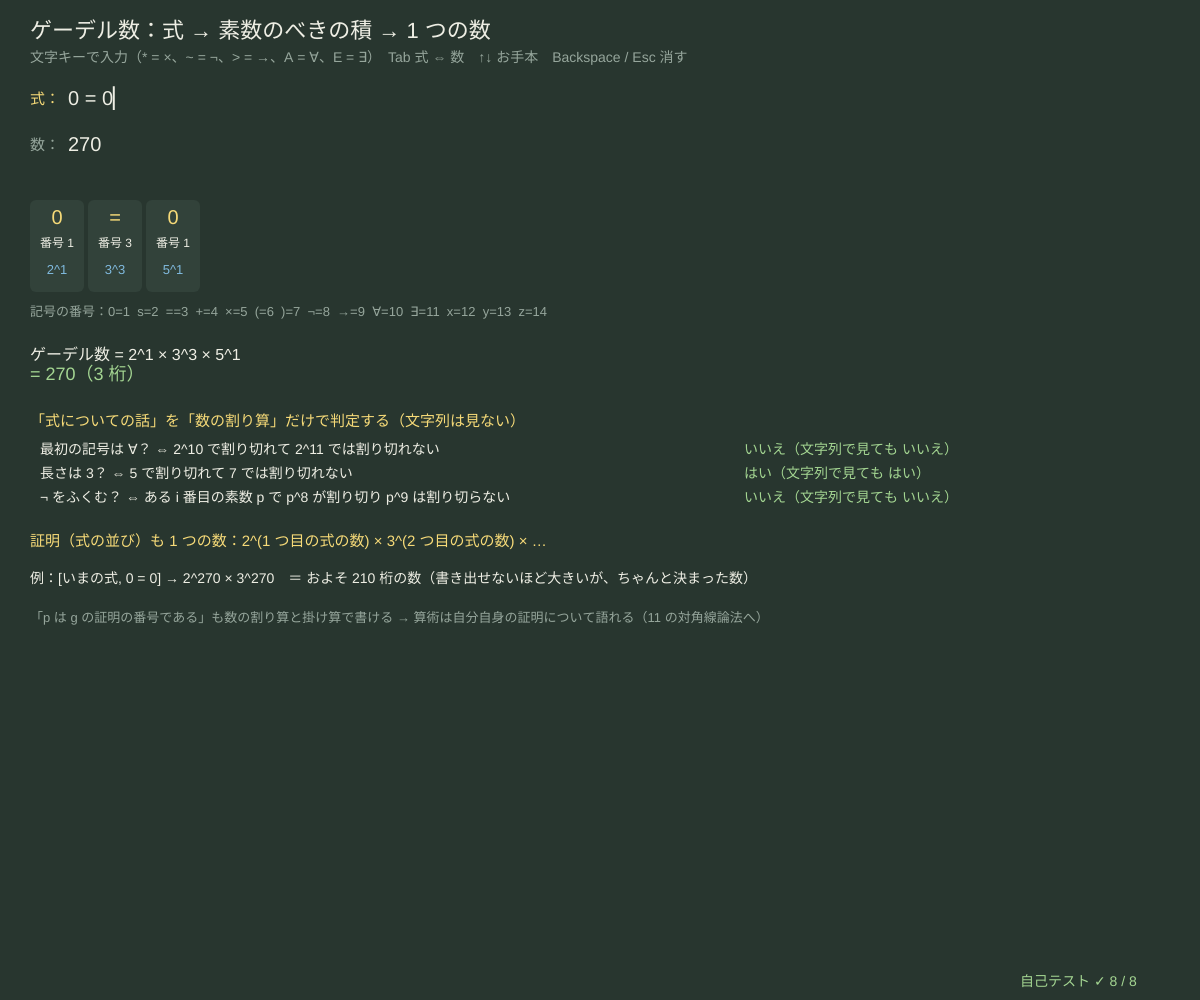
Frame 1 (no input)
Frame 60 (no input): identical to frame 1, image omitted
Frame 120 (the mouse pressed at the canvas centre since frame 60): identical to frame 1, image omitted

The p5.js sketch that drew this single still picture (run headless with seeded random() and noise() and a simulated clock; from frame 60 on, the mouse is pressed at the canvas centre):

// p5.js sketch
// ── sketch.js
// ============================================
// 10 ゲーデル数 ─ 記号に番号をつけ、式（記号の並び）を素数のべき 2^a × 3^b × 5^c × … の 1 つの数にする
// 素因数分解はただ 1 通りなので、数から式に必ず戻せる。証明（式の並び）も 2^g1 × 3^g2 × … で 1 つの数になる。
// すると「式 g の最初の記号は ∀」のような「式についての話」が「g は 2^10 で割り切れて 2^11 では割り切れない」という
// 「数についての話」になる。これが不完全性定理（11）の出発点
// 文字キー = 入力（0 s = + * ( ) ~ > と A = ∀、E = ∃、x y z）/ Tab 式 ⇔ 数（数字を入れて式に戻す）/ ↑↓ お手本 / Backspace / Esc
// ============================================

const SYMBOLS = ['0', 's', '=', '+', '×', '(', ')', '¬', '→', '∀', '∃', 'x', 'y', 'z'];   // ★ 記号の番号は 1, 2, 3, …（この並びの順）
const ASCII = { '*': '×', '~': '¬', '>': '→', A: '∀', E: '∃' };
const PRESETS = ['0 = 0', 's0 + s0 = ss0', '∀x (x + 0 = x)', '∀x ¬(sx = 0)', '∃y (y = ss0)', '∀x ∀y (x + sy = s(x + y))'];
const MAX_DIGITS = 300, MAX_LEN = 24;   // ★ 数の桁数・式の長さの上限
let chMode = 'fml', fsrc = '', nsrc = '', pIdx = 0, enc = null, dec = null, primes = [];

function setup() {
  createCanvas(windowWidth, windowHeight);
  primes = firstPrimes(40);
  selfTest();
  loadPreset(0);
}
function windowResized() { resizeCanvas(windowWidth, windowHeight); }
function firstPrimes(n) { let out = []; for (let k = 2; out.length < n; k++) if (out.every((p) => k % p !== 0)) out.push(k); return out; }
function toSyms(s) { let out = []; for (let ch of s) { if (ch === ' ') continue; ch = ASCII[ch] || ch; if (SYMBOLS.indexOf(ch) < 0) return { error: '使えない記号「' + ch + '」' }; out.push(ch); } return out.length ? (out.length > MAX_LEN ? { error: '長すぎる（' + MAX_LEN + ' 記号まで）' } : { syms: out }) : { error: '式が空' }; }
// ★ 符号化：i 番目の記号の番号 c_i を、i 番目の素数の指数にする
function godel(codes) { let g = 1n; codes.forEach((c, i) => (g *= BigInt(primes[i]) ** BigInt(c))); return g; }
function encodeSyms(syms) { let codes = syms.map((ch) => SYMBOLS.indexOf(ch) + 1); return { syms, codes, g: godel(codes) }; }
// ★ 復号：2, 3, 5, … で割れるだけ割って指数を数える。素数が飛んだり、残りがあったら「ゲーデル数ではない」
function exponents(g, maxExp) {         // 返り値 { exps } / { error }
  if (g < 2n) return { error: '2 以上の数を入れる' };
  let exps = [];
  for (let i = 0; i < primes.length && g > 1n; i++) {
    let p = BigInt(primes[i]), e = 0;
    while (g % p === 0n) { g /= p; e++; if (e > maxExp) return { error: primes[i] + ' の指数が ' + maxExp + ' をこえる' }; }
    if (e === 0) return { error: primes[i] + ' で割り切れない（素数が飛んでいる）→ ゲーデル数ではない' };
    exps.push(e);
  }
  if (g > 1n) return { error: 'ほかの素因数が残る → ゲーデル数ではない' };
  return { exps };
}
function decodeNum(g) { let o = exponents(g, SYMBOLS.length); if (o.error) return o; for (let e of o.exps) if (e > SYMBOLS.length) return { error: '番号 ' + e + ' の記号はない' }; return { syms: o.exps.map((e) => SYMBOLS[e - 1]), codes: o.exps }; }
function log10Big(g) { let t = g.toString(); return t.length - 1 + Math.log10(Number(t.slice(0, 15)) / Math.pow(10, Math.min(15, t.length) - 1)); }   // BigInt の常用対数（だいたい）
function bigShort(g) { let s = g.toString(); return s.length > 90 ? s.slice(0, 40) + ' … ' + s.slice(-40) + '（' + s.length + ' 桁）' : s + '（' + s.length + ' 桁）'; }
function loadPreset(i) { pIdx = (i + PRESETS.length) % PRESETS.length; fsrc = PRESETS[pIdx]; chMode = 'fml'; rebuild(); }
function rebuild() {
  if (chMode === 'fml') { let o = toSyms(fsrc); if (o.error) enc = Object.assign(enc || {}, { error: o.error }); else { enc = encodeSyms(o.syms); nsrc = enc.g.toString(); } dec = null; }
  else {
    if (!nsrc.length) dec = { error: '数を入れる' };
    else if (nsrc.length > MAX_DIGITS) dec = { error: MAX_DIGITS + ' 桁まで' };
    else { dec = decodeNum(BigInt(nsrc)); if (!dec.error) { enc = encodeSyms(dec.syms); fsrc = dec.syms.join(' '); } }
  }
}
// ★ 「式についての性質」を「数についての性質」として計算する（文字列は見ない）
function divides(g, p, e) { return g % BigInt(p) ** BigInt(e) === 0n; }
function arithFirstIsForall(g) { let c = SYMBOLS.indexOf('∀') + 1; return divides(g, 2, c) && !divides(g, 2, c + 1); }
function arithLength(g) { let n = 0; while (n < primes.length && divides(g, primes[n], 1)) n++; return n; }
function arithHasNot(g) { let c = SYMBOLS.indexOf('¬') + 1, n = arithLength(g); for (let i = 0; i < n; i++) if (divides(g, primes[i], c) && !divides(g, primes[i], c + 1)) return true; return false; }

function draw() {
  background(...BG);
  hudTitle('ゲーデル数：式 → 素数のべきの積 → 1 つの数', '文字キーで入力（* = ×、~ = ¬、> = →、A = ∀、E = ∃）　Tab 式 ⇔ 数　↑↓ お手本　Backspace / Esc 消す');
  drawInputLine(30, 104, '式：', chMode === 'fml' ? fsrc : (enc && !enc.error ? enc.syms.join(' ') : fsrc), chMode === 'fml' && enc ? enc.error : '', chMode === 'fml');
  drawInputLine(30, 150, '数：', nsrc.length > 80 ? nsrc.slice(0, 78) + '…' : nsrc, chMode === 'num' && dec ? dec.error : '', chMode === 'num');
  if (!enc || !enc.syms) return;
  // ---- 記号の表
  let n = enc.syms.length, cw = Math.min(58, (width - 60) / n), y0 = 200;
  noStroke(); textAlign(CENTER, CENTER);
  enc.syms.forEach((ch, i) => {
    let x = 30 + i * cw;
    fill(...PANEL); rect(x, y0, cw - 4, 92, 6);
    fill(...YEL); textSize(20); text(ch, x + cw / 2 - 2, y0 + 18);
    fill(...INK); textSize(12); text('番号 ' + enc.codes[i], x + cw / 2 - 2, y0 + 44);
    fill(...SKY); textSize(13); text(primes[i] + '^' + enc.codes[i], x + cw / 2 - 2, y0 + 70);
  });
  noStroke(); textAlign(LEFT, BASELINE); fill(...DIMC); textSize(13);
  text('記号の番号：' + SYMBOLS.map((s, i) => s + '=' + (i + 1)).join('  '), 30, y0 + 116);
  fill(...INK); textSize(16); text('ゲーデル数 = ' + enc.codes.map((c, i) => primes[i] + '^' + c).join(' × '), 30, y0 + 148, width - 60);
  fill(...GRN); textSize(18); text('= ' + bigShort(enc.g), 30, y0 + 180);
  // ---- 数の性質 = 式の性質
  let g = enc.g, y1 = y0 + 226;
  fill(...YEL); textSize(15); text('「式についての話」を「数の割り算」だけで判定する（文字列は見ない）', 30, y1);
  const row = (k, q, v, w) => { fill(...INK); textSize(14); text(q, 40, y1 + 28 + k * 24); fill(...(v === w ? GRN : PINK)); text((v ? 'はい' : 'いいえ') + '（文字列で見ても ' + (w ? 'はい' : 'いいえ') + '）', width * 0.62, y1 + 28 + k * 24); };
  row(0, '最初の記号は ∀？ ⇔ 2^10 で割り切れて 2^11 では割り切れない', arithFirstIsForall(g), enc.syms[0] === '∀');
  row(1, '長さは ' + arithLength(g) + '？ ⇔ ' + primes[Math.max(0, arithLength(g) - 1)] + ' で割り切れて ' + primes[arithLength(g)] + ' では割り切れない', arithLength(g) === n, true);
  row(2, '¬ をふくむ？ ⇔ ある i 番目の素数 p で p^8 が割り切り p^9 は割り切らない', arithHasNot(g), enc.syms.indexOf('¬') >= 0);
  // ---- 証明も 1 つの数
  let y2 = y1 + 120, seq = [g, 270n], lg = seq.map((gi, i) => log10Big(gi) + Math.log10(Math.log10(primes[i]))), top = Math.max(...lg);
  let lgDigits = top + Math.log10(lg.reduce((t, v) => t + Math.pow(10, v - top), 0));   // 桁数 = Σ g_i × log10(p_i) の常用対数
  fill(...YEL); textSize(15); text('証明（式の並び）も 1 つの数：2^(1 つ目の式の数) × 3^(2 つ目の式の数) × …', 30, y2);
  fill(...INK); textSize(14);
  text('例：[いまの式, 0 = 0] → 2^' + (g.toString().length > 12 ? '(' + g.toString().length + ' 桁の数)' : g) + ' × 3^270　＝ ' + (lgDigits < 6 ? 'およそ ' + Math.round(Math.pow(10, lgDigits)) : 'およそ 10^' + lgDigits.toFixed(1)) + ' 桁の数（書き出せないほど大きいが、ちゃんと決まった数）', 30, y2 + 26, width - 60);
  fill(...DIMC); textSize(13);
  text('「p は g の証明の番号である」も数の割り算と掛け算で書ける → 算術は自分自身の証明について語れる（11 の対角線論法へ）', 30, y2 + 76);
  drawSelfTest(width - 180, height - 14);
}
function keyPressed() {
  if (key === 'Tab') { chMode = chMode === 'fml' ? 'num' : 'fml'; rebuild(); return false; }
  if (key === UP_ARROW) { loadPreset(pIdx - 1); return false; }
  if (key === DOWN_ARROW) { loadPreset(pIdx + 1); return false; }
  if (chMode === 'fml') {
    if (key === 'Backspace') fsrc = fsrc.slice(0, -1);
    else if (key === 'Escape' || key === 'Delete') fsrc = '';
    else fsrc = typeInto(fsrc, key, '0s=+*()~>AExyz ', 60);
  } else {
    if (key === 'Backspace') nsrc = nsrc.slice(0, -1);
    else if (key === 'Escape' || key === 'Delete') nsrc = '';
    else nsrc = typeInto(nsrc, key, '0123456789', MAX_DIGITS + 1);
  }
  rebuild();
  return false;
}

// ---- 自己テスト
function selfTest() {
  selfTestResults = [];
  check('「0 = 0」のゲーデル数は 2^1 × 3^3 × 5^1 = 270', encodeSyms(toSyms('0 = 0').syms).g === 270n);
  check('はじめの 20 個の素数が正しい（2, 3, 5, …, 71）', primes.slice(0, 20).join() === '2,3,5,7,11,13,17,19,23,29,31,37,41,43,47,53,59,61,67,71');
  seedRng(10); let rt = 0, seen = new Map(), clash = 0, props = 0, N = 300;
  for (let k = 0; k < N; k++) {
    let syms = []; for (let j = rndInt(1, 14); j > 0; j--) syms.push(rndPick(SYMBOLS));
    let e = encodeSyms(syms), d = decodeNum(e.g);
    if (!d.error && d.syms.join('') === syms.join('')) rt++;
    let key2 = syms.join(' '), gs = e.g.toString();
    if (seen.has(gs) && seen.get(gs) !== key2) clash++; seen.set(gs, key2);
    if (arithFirstIsForall(e.g) === (syms[0] === '∀') && arithLength(e.g) === syms.length && arithHasNot(e.g) === (syms.indexOf('¬') >= 0)) props++;
  }
  check('でたらめな記号の列 ' + N + ' 個：数にして戻すと同じ列', rt === N);
  check('ちがう列は必ずちがう数（素因数分解はただ 1 通り）', clash === 0);
  check('割り算だけで判定した「最初は ∀」「長さ」「¬ をふくむ」が、文字列で見た答えと全部一致', props === N);
  let bad = [10n, 1n, 2n ** 20n, 2n * 3n * 7n, 270n * 11n], errs = bad.map((g) => decodeNum(g).error);
  check('ゲーデル数でない数は説明つきで戻せない：10（3 が飛ぶ）、1、2^20（番号 20 はない）、2·3·7、270·11', errs.every((e) => !!e));
  let seqG = 2n ** 270n * 3n ** 3n * 5n ** 5n, ex = exponents(seqG, 1000);
  check('並び [270, 3, 5] を 2^270 × 3^3 × 5^5 にして戻すと [270, 3, 5]（証明の番号のしくみ）', !ex.error && ex.exps.join() === '270,3,5');
  check('入力の上限：' + MAX_LEN + ' 記号をこえる式、使えない記号はまちがいとして説明', !!toSyms('0'.repeat(MAX_LEN + 1)).error && !!toSyms('0 = q').error && !!toSyms('').error);
  reportSelfTest();
}

// ---------- やってみよう ----------
// 1. 「0 = 0」の 270 を Tab で数の欄に入れて、式に戻そう。271 や 540 を入れると？
// 2. 記号が 1 つ増えるごとに数は何倍くらいになる？（次の素数の、記号の番号乗）
// 3. 「長さ」や「¬ をふくむ」のように、割り算だけで判定できる式の性質をもう 1 つ考えよう（例：最後の記号が ) ）
// 4. SYMBOLS の順番を変えると数はどう変わる？ それでも戻せるのはなぜ？
// 5. 11 の「この文は証明できない」は、自分のゲーデル数についての式。数が自分のことを話せるしくみがここにある

// ==================================================
// ここから下は「論理の道具」（中身は読まなくても OK。消さないでね）
// ==================================================
// ---- 色と小さな道具（黒板とチョーク）
const BG = [40, 54, 47];                // 背景（黒板の灰緑）
const INK = [238, 238, 228];            // 文字（白いチョーク）
const YEL = [246, 218, 120], SKY = [128, 186, 222], PINK = [238, 146, 150], GRN = [164, 214, 146], LILAC = [196, 170, 230];
const DIMC = [150, 166, 156], PANEL = [50, 66, 58], LINEC = [92, 112, 102];
function clampv(v, a, b) { return v < a ? a : v > b ? b : v !== v ? a : v; }     // NaN なら a に戻す
function fmtN(v, d) { if (typeof v !== 'number' || v !== v) return '?'; return v.toFixed(d === undefined ? 2 : d); }
function hudTitle(t, sub) {              // 左上のタイトルと操作の説明（日本語は 1 文字ずつ折り返す）
  textWrap(CHAR); noStroke(); fill(...INK); textSize(22); textAlign(LEFT, BASELINE); text(t, 30, 38);
  fill(...DIMC); textSize(14); textLeading(19); text(sub, 30, 62);
}
function typeInto(s, ch, allowed, maxLen) {   // 文字の入力：allowed に入っている 1 文字だけ足す（長さの上限つき）
  if (typeof ch !== 'string' || ch.length !== 1 || allowed.indexOf(ch) < 0) return s;
  return s.length < (maxLen || 40) ? s + ch : s;
}
function chalkPanel(x, y, w, h) { noStroke(); fill(...PANEL); rect(x, y, w, h, 8); }
function drawInputLine(x, y, label, s, err, active) {   // 入力欄：文字列と、まちがいの説明
  noStroke(); fill(...(active === false ? DIMC : YEL)); textSize(15); textAlign(LEFT, BASELINE); text(label, x, y);
  let lx = x + textWidth(label) + 8;
  fill(...INK); textSize(20); text(s + (active !== false && frameCount % 60 < 30 ? '▏' : ''), lx, y + 1);
  if (err) { fill(...PINK); textSize(14); text('✗ ' + err, lx, y + 22); }
}
// ---- 種つきの乱数（同じ種なら毎回同じ列 → 実験をくり返せる）
let rngState = 1;
function seedRng(s) { rngState = (s >>> 0) || 1; }
function rnd() {                       // 0〜1 の一様乱数（mulberry32）
  rngState = (rngState + 0x6d2b79f5) >>> 0;
  let t = rngState;
  t = Math.imul(t ^ (t >>> 15), t | 1);
  t ^= t + Math.imul(t ^ (t >>> 7), t | 61);
  return ((t ^ (t >>> 14)) >>> 0) / 4294967296;
}
function rndInt(a, b) { return a + Math.floor(rnd() * (b - a + 1)); }
function rndPick(arr) { return arr[Math.floor(rnd() * arr.length)]; }
// ---- 自己テストの道具
let selfTestResults = [];
function check(name, cond) { selfTestResults.push({ name, ok: !!cond }); }
function reportSelfTest() { for (let r of selfTestResults) (r.ok ? console.log : console.error)((r.ok ? '✓ ' : '✗ ') + r.name); }
function selfTestLine() { let n = selfTestResults.filter((r) => r.ok).length; return '自己テスト ' + (n === selfTestResults.length ? '✓ ' : '✗ ') + n + ' / ' + selfTestResults.length; }
function drawSelfTest(x, y) { noStroke(); fill(...(selfTestResults.every((r) => r.ok) ? GRN : PINK)); textSize(14); textAlign(LEFT, BASELINE); text(selfTestLine(), x, y); }
